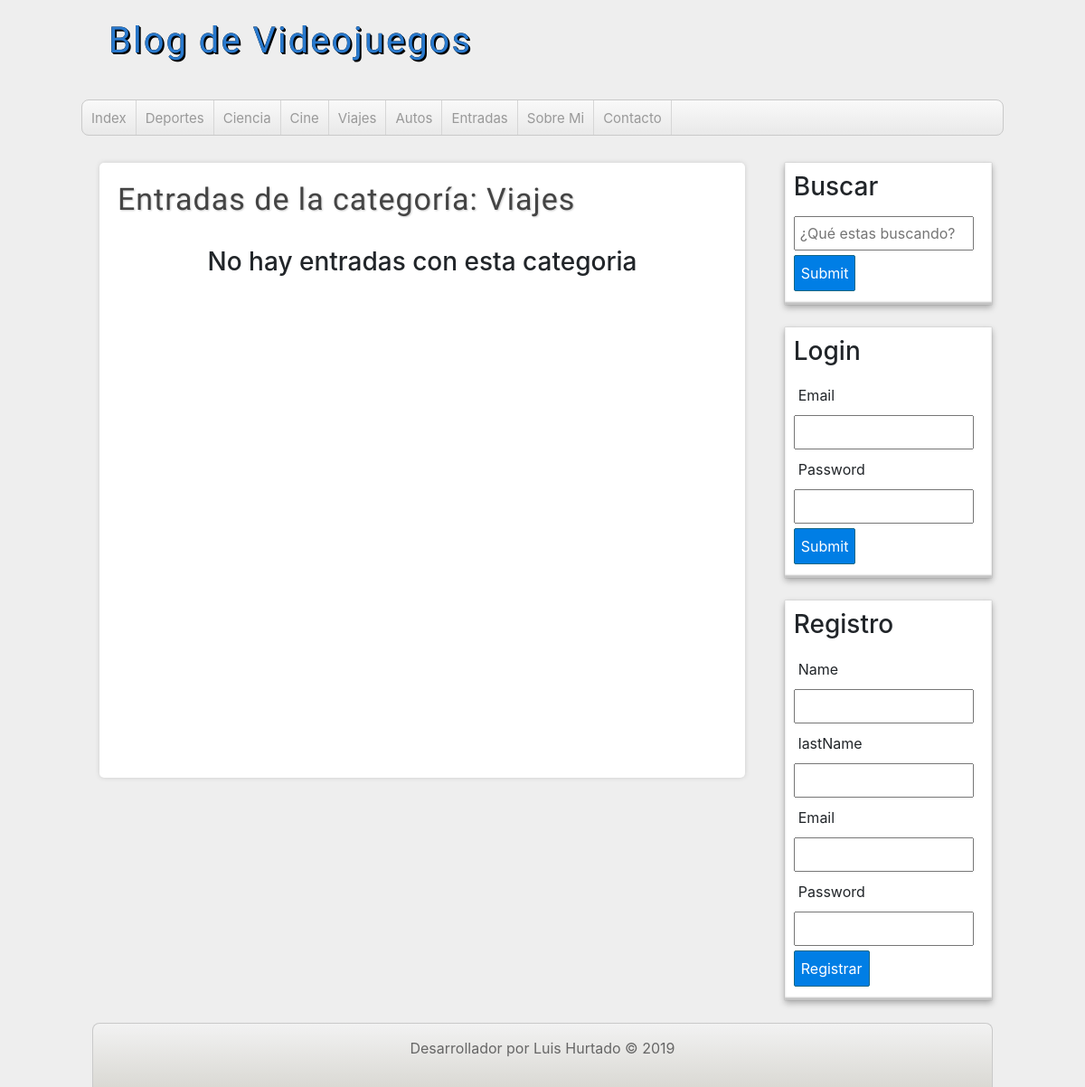
Page /categoria.php?id_cat=4 on the committed database.
### tables this page shows
CREATE TABLE `categorias` (
  `id_category` int(11) NOT NULL,
  `name` varchar(255) NOT NULL
);

### includes/helpers.php (called while the page is built, shortened)
<?php
	function getCategories($conexion){
		$sql = "SELECT * FROM categorias ORDER BY id_category ASC";
		$categorias = mysqli_query($conexion, $sql);
		$resultado = array();
		if($categorias && mysqli_num_rows($categorias) >= 1){
			$resultado = $categorias;
		}
		return $resultado;
	}
	function findCategory($conexion, $id){
		$sql = "SELECT * FROM categorias WHERE `id_category`= '$id' ORDER BY  id_category DESC";
		$categorias = mysqli_query($conexion, $sql);
		$resultado = array();
		if($categorias && mysqli_num_rows($categorias) >= 1){
			$resultado = mysqli_fetch_assoc( $categorias) ;
		}
		return $resultado;
		}
?>

### includes/cabecera.php (the view, shortened to what this page needs)
<?php
	require_once 'conexion.php';
	require_once 'includes/helpers.php';
?>
<!DOCTYPE html>
<html lang="es">
	<head>
		<link rel="stylesheet" href="https://stackpath.bootstrapcdn.com/bootstrap/4.4.1/css/bootstrap.min.css">
		<link rel="stylesheet" type="text/css" href="./assets/css/styles.css">
	</head>
	<body>
		<header id="cabecera" class="">
			<div id="logo">
				<a href="index.php">
					Blog de Videojuegos
				</a>
			</div>
			<nav id="menu">
				<ul>
					<li><a href="index.php" title="">Index</a></li>
					<?php $categorias = getCategories($db);
					if(!empty($categorias)):
					while ($categoria = mysqli_fetch_assoc($categorias)): ?>
					<li> <a href="categoria.php?id_cat=<?= $categoria['id_category'] ?>"><?= $categoria['name'] ?></a> </li>
					<?php endwhile; endif; ?>
					<li><a href="entradas.php" title="">Entradas</a></li>
					<li><a href="sobremi.php" title="">Sobre Mi</a></li>
					<li><a href="contacto.php" title="">Contacto</a></li>
				</ul>
			</nav>
		</header>
		<div id="contenedor">

### categoria.php (shortened to what this page needs)
<?php
require_once 'includes/cabecera.php';
require_once 'includes/lateral.php';
require_once 'includes/conexion.php';
	$categoria = findCategory($db, $_GET['id_cat']);
?>
<div id="principal" style="margin-bottom: 15px;">
	<h1>Entradas de la categoría: <?= $categoria['name']; ?></h1>
	<?php
	$entradas = getAllEntriesByCat($db, $_GET['id_cat']);
		if(!empty($entradas)):
	while ($entrada = mysqli_fetch_assoc($entradas)):  ?>
	<article class="entrada">
		<a href="entrada.php?id= <?=$entrada['id_entrada'] ?>=">
			<h2><?=  $entrada['title'] ?></h2>
			<span class="categorias"><?=  $entrada['name'] ?></span>
			<p>
				<?= utf8_decode(substr( $entrada['description'],0, 180)."...")   ?>
				<span class="fecha"><?=  $entrada['fecha'] ?></span>
			</p>
		</a>
	</article>
	<?php   endwhile; else: ?>
	<div class="">
		<br>
		<h3 style="text-align: center;">No hay entradas con esta categoria</h3>
	</div>
	<?php endif; ?>
</div>
<?php require_once 'includes/pie.php'; ?>

### assets/css/styles.css (style rules this page uses)
* { margin: 0; padding: 0; text-decoration: none; }
body { background: #eee; }
#cabecera { width: 85%; height: auto; background: transparent; margin: 0 auto; }
#logo { line-height: 90px; float: left; width: 540px; height: 90px; margin-bottom: 20px; }
#logo a { font-family: 'Fjalla One', sans-serif; font-size: 40px; letter-spacing: 2px; color: #2979CD; text-shadow: 0 0 0 black, 1px 1px 0px black, 2px 2px 0px black; text-decoration: none; transition: all 500ms; margin-left: 30px; }
#menu { width: 100%; clear: both; background: linear-gradient(to bottom, #f9f9f9 0px, #e9e9e9 100%); height: 40px; border: 1px solid #c9c9c9; border-radius: 8px; box-shadow: 0px 1px 1px #eee; overflow: hidden; }
#menu ul { list-style: none; }
#menu ul li { float: left; line-height: 40px; border-right: 1px solid #d6d6d6; }
#menu ul li a { display: block; padding-left: 10px; padding-right: 10px; font-size: 15px; color: #999; text-decoration: none; }
#contenedor { width: 85%; height: auto; min-height: auto; margin: 0px auto; margin-top: 30px; margin-bottom: 30px; }
#principal { float: left; width: 70%; min-height: 680px; background: white; border-radius: 5px; box-shadow: 0px 0px 5px #ccc; margin-left: 20px; overflow: hidden; padding: 20px; }
#principal h1 { font-size: 34px; color: #444; letter-spacing: 1px; text-shadow: 1px 1px 2px #ccc; font-family: 'Fjalla One', sans-serif; }

### rows in the picture
categorias: name "Deportes"
categorias: name "Ciencia"
categorias: name "Cine"
categorias: name "Viajes"
categorias: name "Autos"
